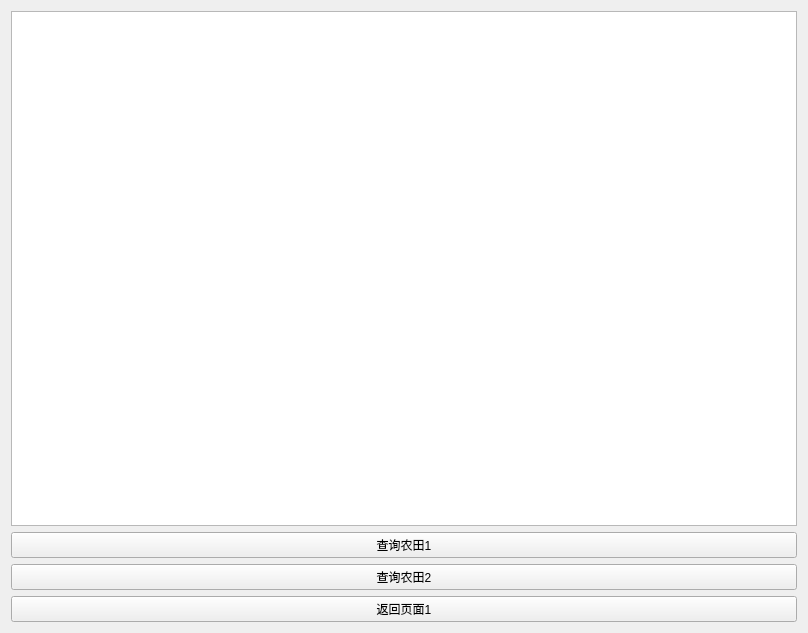
<?xml version="1.0" encoding="UTF-8"?>
<ui version="4.0">
 <class>TableWindow</class>
 <widget class="QWidget" name="TableWindow">
  <property name="geometry">
   <rect>
    <x>0</x>
    <y>0</y>
    <width>808</width>
    <height>633</height>
   </rect>
  </property>
  <property name="windowTitle">
   <string>Form</string>
  </property>
  <layout class="QVBoxLayout" name="verticalLayout">
   <item>
    <widget class="QTableView" name="tableView"/>
   </item>
   <item>
    <widget class="QPushButton" name="Find1Button">
     <property name="text">
      <string>查询农田1</string>
     </property>
    </widget>
   </item>
   <item>
    <widget class="QPushButton" name="FindButton">
     <property name="text">
      <string>查询农田2</string>
     </property>
    </widget>
   </item>
   <item>
    <widget class="QPushButton" name="pushButton">
     <property name="text">
      <string>返回页面1</string>
     </property>
    </widget>
   </item>
  </layout>
 </widget>
 <resources/>
 <connections/>
</ui>
